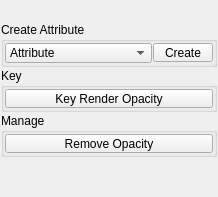
<?xml version="1.0" encoding="UTF-8"?>
<ui version="4.0">
 <class>render_opacity</class>
 <widget class="QMainWindow" name="render_opacity">
  <property name="geometry">
   <rect>
    <x>0</x>
    <y>0</y>
    <width>218</width>
    <height>197</height>
   </rect>
  </property>
  <widget class="QWidget" name="centralwidget">
   <layout class="QVBoxLayout" name="verticalLayout">
    <property name="spacing">
     <number>1</number>
    </property>
    <property name="leftMargin">
     <number>1</number>
    </property>
    <property name="topMargin">
     <number>1</number>
    </property>
    <property name="rightMargin">
     <number>1</number>
    </property>
    <property name="bottomMargin">
     <number>1</number>
    </property>
    <item>
     <widget class="Header" name="header" native="true">
      <property name="minimumSize">
       <size>
        <width>0</width>
        <height>20</height>
       </size>
      </property>
      <property name="maximumSize">
       <size>
        <width>16777215</width>
        <height>20</height>
       </size>
      </property>
      <property name="font">
       <font>
        <weight>75</weight>
        <bold>true</bold>
       </font>
      </property>
      <property name="text" stdset="0">
       <string>RENDER OPACITY</string>
      </property>
     </widget>
    </item>
    <item>
     <widget class="CollapsableGroup" name="apply_group">
      <property name="title">
       <string>Create Attribute</string>
      </property>
      <layout class="QHBoxLayout" name="horizontalLayout">
       <property name="spacing">
        <number>1</number>
       </property>
       <property name="leftMargin">
        <number>1</number>
       </property>
       <property name="topMargin">
        <number>1</number>
       </property>
       <property name="rightMargin">
        <number>1</number>
       </property>
       <property name="bottomMargin">
        <number>1</number>
       </property>
       <item>
        <widget class="QComboBox" name="cmb_mode">
         <property name="minimumSize">
          <size>
           <width>0</width>
           <height>20</height>
          </size>
         </property>
         <property name="maximumSize">
          <size>
           <width>16777215</width>
           <height>20</height>
          </size>
         </property>
         <property name="toolTip">
          <string>Both modes create a keyable 'opacity' attribute in the channel box.
• Attribute Mode (default): Creates attribute only — wire in game engine.
• Material Mode: Connects transparency graph on StingrayPBS.
Note: Material mode creates a duplicate StingrayPBS material per object.</string>
         </property>
         <item>
          <property name="text">
           <string>Attribute</string>
          </property>
         </item>
         <item>
          <property name="text">
           <string>Material</string>
          </property>
         </item>
        </widget>
       </item>
       <item>
        <widget class="QPushButton" name="b000">
         <property name="minimumSize">
          <size>
           <width>0</width>
           <height>19</height>
          </size>
         </property>
         <property name="maximumSize">
          <size>
           <width>60</width>
           <height>19</height>
          </size>
         </property>
         <property name="toolTip">
          <string>Apply opacity to selected objects.
If nothing is selected, creates a polyCube first.</string>
         </property>
         <property name="text">
          <string>Create</string>
         </property>
        </widget>
       </item>
      </layout>
     </widget>
    </item>
    <item>
     <widget class="CollapsableGroup" name="fade_group">
      <property name="title">
       <string>Key</string>
      </property>
      <layout class="QVBoxLayout" name="fadeLayout">
       <property name="spacing">
        <number>1</number>
       </property>
       <property name="leftMargin">
        <number>1</number>
       </property>
       <property name="topMargin">
        <number>1</number>
       </property>
       <property name="rightMargin">
        <number>1</number>
       </property>
       <property name="bottomMargin">
        <number>1</number>
       </property>
       <item>
        <widget class="PushButton" name="tb000">
         <property name="minimumSize">
          <size>
           <width>0</width>
           <height>19</height>
          </size>
         </property>
         <property name="maximumSize">
          <size>
           <width>16777215</width>
           <height>19</height>
          </size>
         </property>
         <property name="toolTip">
          <string>Key an opacity fade on selected objects.
Use the option box to configure frames, direction, and timing.</string>
         </property>
         <property name="text">
          <string>Key Render Opacity</string>
         </property>
        </widget>
       </item>
      </layout>
     </widget>
    </item>
    <item>
     <widget class="CollapsableGroup" name="manage_group">
      <property name="title">
       <string>Manage</string>
      </property>
      <layout class="QVBoxLayout" name="manageLayout">
       <property name="spacing">
        <number>1</number>
       </property>
       <property name="leftMargin">
        <number>1</number>
       </property>
       <property name="topMargin">
        <number>1</number>
       </property>
       <property name="rightMargin">
        <number>1</number>
       </property>
       <property name="bottomMargin">
        <number>1</number>
       </property>
       <item>
        <widget class="QPushButton" name="b003">
         <property name="minimumSize">
          <size>
           <width>0</width>
           <height>19</height>
          </size>
         </property>
         <property name="maximumSize">
          <size>
           <width>16777215</width>
           <height>19</height>
          </size>
         </property>
         <property name="toolTip">
          <string>Remove all opacity artifacts from selected objects.</string>
         </property>
         <property name="text">
          <string>Remove Opacity</string>
         </property>
        </widget>
       </item>
      </layout>
     </widget>
    </item>
    <item>
     <spacer name="verticalSpacer">
      <property name="orientation">
       <enum>Qt::Vertical</enum>
      </property>
      <property name="sizeHint" stdset="0">
       <size>
        <width>20</width>
        <height>40</height>
       </size>
      </property>
     </spacer>
    </item>
    <item>
     <widget class="Footer" name="footer" native="true">
      <property name="minimumSize">
       <size>
        <width>0</width>
        <height>25</height>
       </size>
      </property>
     </widget>
    </item>
   </layout>
  </widget>
 </widget>
 <customwidgets>
  <customwidget>
   <class>PushButton</class>
   <extends>QPushButton</extends>
   <header>widgets.pushbutton.h</header>
  </customwidget>
  <customwidget>
   <class>Footer</class>
   <extends>QWidget</extends>
   <header>uitk.widgets.footer</header>
  </customwidget>
  <customwidget>
   <class>Header</class>
   <extends>QWidget</extends>
   <header>uitk.widgets.header</header>
  </customwidget>
  <customwidget>
   <class>CollapsableGroup</class>
   <extends>QGroupBox</extends>
   <header>uitk.widgets.collapsableGroup.CollapsableGroup.h</header>
   <container>1</container>
  </customwidget>
 </customwidgets>
 <resources/>
 <connections/>
</ui>
